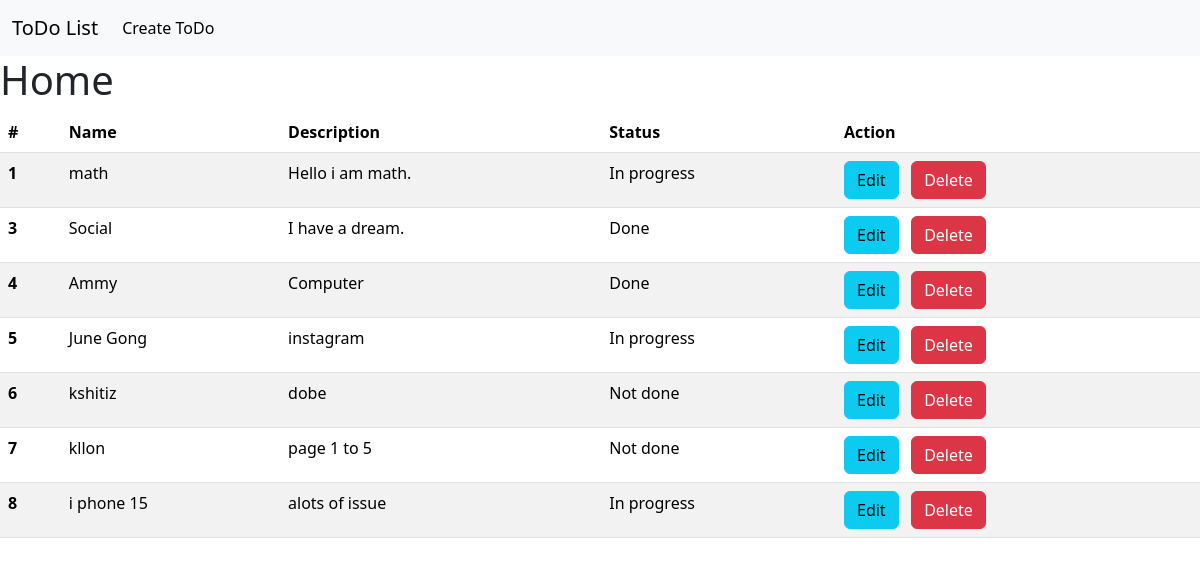
/home/, run on the app's committed database.
### base/models.py (models this page shows, shortened)
class ToDo(models.Model):
    name = models.CharField(max_length = 300)
    description = models.TextField()
    status = models.CharField(max_length = 50, choices = status_list)

### base/views.py (the view)
# urls.py: 2. Add a URL to urlpatterns:  path('', views.home, name='home')
def home(request):
    todo_objects = ToDo.objects.all()
    content = {'todos' : todo_objects}
    return render(request,'index.html', context = content)

### templates/index.html (shortened to what this page needs)
<!DOCTYPE html>
<html lang="en">
<head>
    <link href="https://cdn.jsdelivr.net/npm/bootstrap@5.3.2/dist/css/bootstrap.min.css" rel="stylesheet">
</head>
<body>
    {% include 'nav.html' %}
    <h1> Home </h1>
    <table class="table table-striped">
        <thead>
          <tr>
            <th scope="col">#</th>
            <th scope="col">Name</th>
            <th scope="col">Description</th>
            <th scope="col">Status</th>
            <th scope="col">Action</th>
          </tr>
        </thead>
        <tbody>
        {%for i in todos%}
          <tr>
            <th scope="row">{{i.id}}</th>
            <td>{{i.name}}</td>
            <td>{{i.description}}</td>
            <td>{{i.status}}</td>
            <td><a href = "{% url 'edit' pk=i.id %}"><button type="button" class="btn btn-info">Edit</button></a> &nbsp <a href = "{% url 'delete' pk=i.id %}"><button type="button" class="btn btn-danger">Delete</button></a>
          </tr>
        {% endfor %}
        </tbody>
      </table>
</body>
</html>

### templates/nav.html (shortened to what this page needs)
<html lang="en">
<head>
</head>
<body>
<nav class="navbar navbar-expand-lg bg-body-tertiary">
    <div class="container-fluid">
      <a class="navbar-brand" href="{%url 'home' %}">ToDo List</a>
      <div class="collapse navbar-collapse" id="navbarTogglerDemo03">
        <ul class="navbar-nav me-auto mb-2 mb-lg-0">
          <li class="nav-item">
            <a class="nav-link active" aria-current="page" href="{% url 'create' %}">Create ToDo</a>
          </li>
        </ul>
      </div>
    </div>
  </nav>
</body>
</html>

### data on the page
ToDo: id "1", name "math", description "Hello i am math.", status "In progress"
ToDo: id "3", name "Social", description "I have a dream.", status "Done"
ToDo: id "4", name "Ammy", description "Computer", status "Done"
ToDo: id "5", name "June Gong", description "instagram", status "In progress"
ToDo: id "6", name "kshitiz", description "dobe", status "Not done"
ToDo: id "7", name "kllon", description "page 1 to 5", status "Not done"
ToDo: id "8", name "i phone 15", description "alots of issue", status "In progress"
